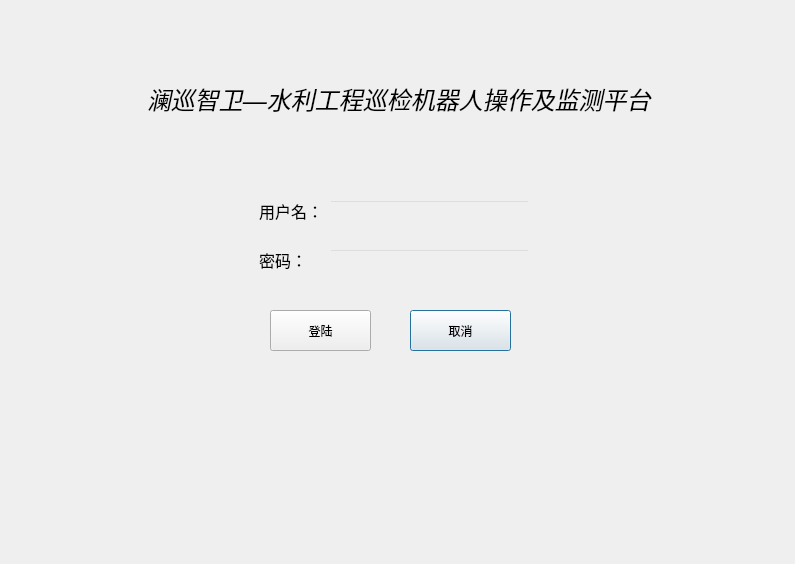
<?xml version="1.0" encoding="UTF-8"?>
<ui version="4.0">
 <class>LogInDialog</class>
 <widget class="QDialog" name="LogInDialog">
  <property name="geometry">
   <rect>
    <x>0</x>
    <y>0</y>
    <width>795</width>
    <height>564</height>
   </rect>
  </property>
  <property name="windowTitle">
   <string>Dialog</string>
  </property>
  <widget class="QWidget" name="widget_3" native="true">
   <property name="geometry">
    <rect>
     <x>259</x>
     <y>180</y>
     <width>271</width>
     <height>111</height>
    </rect>
   </property>
   <layout class="QGridLayout" name="gridLayout_2">
    <item row="0" column="1">
     <widget class="QLineEdit" name="edit_name">
      <property name="styleSheet">
       <string notr="true">background-color: rgba(0, 0, 0, 0); 
</string>
      </property>
     </widget>
    </item>
    <item row="0" column="0">
     <widget class="QLabel" name="label">
      <property name="font">
       <font>
        <pointsize>12</pointsize>
       </font>
      </property>
      <property name="styleSheet">
       <string notr="true">background-color: rgba(0, 0, 0, 0); 
</string>
      </property>
      <property name="text">
       <string>用户名：</string>
      </property>
     </widget>
    </item>
    <item row="1" column="0">
     <widget class="QLabel" name="label_2">
      <property name="font">
       <font>
        <pointsize>12</pointsize>
       </font>
      </property>
      <property name="styleSheet">
       <string notr="true">background-color: rgba(0, 0, 0, 0); 
</string>
      </property>
      <property name="text">
       <string>密码：</string>
      </property>
     </widget>
    </item>
    <item row="1" column="1">
     <widget class="QLineEdit" name="edit_pw">
      <property name="styleSheet">
       <string notr="true">background-color: rgba(0, 0, 0, 0); 
</string>
      </property>
     </widget>
    </item>
   </layout>
  </widget>
  <widget class="QWidget" name="layoutWidget">
   <property name="geometry">
    <rect>
     <x>0</x>
     <y>70</y>
     <width>804</width>
     <height>56</height>
    </rect>
   </property>
   <layout class="QHBoxLayout" name="horizontalLayout_3">
    <item>
     <spacer name="horizontalSpacer_9">
      <property name="orientation">
       <enum>Qt::Horizontal</enum>
      </property>
      <property name="sizeHint" stdset="0">
       <size>
        <width>40</width>
        <height>20</height>
       </size>
      </property>
     </spacer>
    </item>
    <item>
     <widget class="QLabel" name="label_3">
      <property name="font">
       <font>
        <pointsize>18</pointsize>
        <italic>true</italic>
       </font>
      </property>
      <property name="text">
       <string>澜巡智卫—水利工程巡检机器人操作及监测平台</string>
      </property>
     </widget>
    </item>
    <item>
     <spacer name="horizontalSpacer_10">
      <property name="orientation">
       <enum>Qt::Horizontal</enum>
      </property>
      <property name="sizeHint" stdset="0">
       <size>
        <width>40</width>
        <height>20</height>
       </size>
      </property>
     </spacer>
    </item>
   </layout>
  </widget>
  <widget class="QPushButton" name="btn_clear">
   <property name="geometry">
    <rect>
     <x>410</x>
     <y>310</y>
     <width>101</width>
     <height>41</height>
    </rect>
   </property>
   <property name="text">
    <string>取消</string>
   </property>
  </widget>
  <widget class="QPushButton" name="btn_log">
   <property name="geometry">
    <rect>
     <x>270</x>
     <y>310</y>
     <width>101</width>
     <height>41</height>
    </rect>
   </property>
   <property name="text">
    <string>登陆</string>
   </property>
  </widget>
 </widget>
 <resources/>
 <connections/>
</ui>
